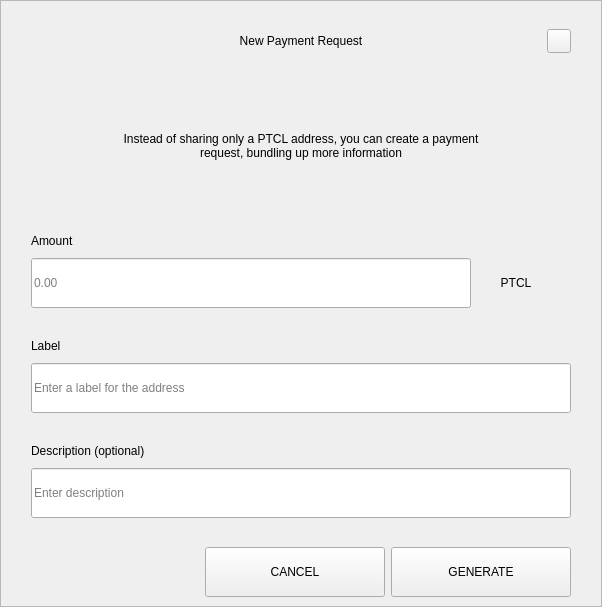
<?xml version="1.0" encoding="UTF-8"?>
<ui version="4.0">
 <class>RequestDialog</class>
 <widget class="QDialog" name="RequestDialog">
  <property name="geometry">
   <rect>
    <x>0</x>
    <y>0</y>
    <width>602</width>
    <height>607</height>
   </rect>
  </property>
  <property name="windowTitle">
   <string>Dialog</string>
  </property>
  <layout class="QVBoxLayout" name="verticalLayout_5">
   <property name="spacing">
    <number>0</number>
   </property>
   <property name="leftMargin">
    <number>0</number>
   </property>
   <property name="topMargin">
    <number>0</number>
   </property>
   <property name="rightMargin">
    <number>0</number>
   </property>
   <property name="bottomMargin">
    <number>0</number>
   </property>
   <item>
    <widget class="QFrame" name="frame">
     <property name="styleSheet">
      <string notr="true"/>
     </property>
     <property name="frameShape">
      <enum>QFrame::StyledPanel</enum>
     </property>
     <property name="frameShadow">
      <enum>QFrame::Raised</enum>
     </property>
     <layout class="QVBoxLayout" name="verticalLayout_4" stretch="1,0,0">
      <property name="spacing">
       <number>0</number>
      </property>
      <property name="leftMargin">
       <number>30</number>
      </property>
      <property name="topMargin">
       <number>20</number>
      </property>
      <property name="rightMargin">
       <number>30</number>
      </property>
      <property name="bottomMargin">
       <number>0</number>
      </property>
      <item>
       <layout class="QHBoxLayout" name="horizontalLayout_3">
        <property name="spacing">
         <number>0</number>
        </property>
        <item>
         <spacer name="horizontalSpacer_21">
          <property name="orientation">
           <enum>Qt::Horizontal</enum>
          </property>
          <property name="sizeHint" stdset="0">
           <size>
            <width>40</width>
            <height>20</height>
           </size>
          </property>
         </spacer>
        </item>
        <item>
         <widget class="QLabel" name="labelTitle">
          <property name="minimumSize">
           <size>
            <width>0</width>
            <height>40</height>
           </size>
          </property>
          <property name="maximumSize">
           <size>
            <width>16777215</width>
            <height>40</height>
           </size>
          </property>
          <property name="styleSheet">
           <string notr="true">padding-left:24px;</string>
          </property>
          <property name="text">
           <string>New Payment Request</string>
          </property>
          <property name="alignment">
           <set>Qt::AlignCenter</set>
          </property>
          <property name="margin">
           <number>7</number>
          </property>
         </widget>
        </item>
        <item>
         <spacer name="horizontalSpacer">
          <property name="orientation">
           <enum>Qt::Horizontal</enum>
          </property>
          <property name="sizeHint" stdset="0">
           <size>
            <width>40</width>
            <height>20</height>
           </size>
          </property>
         </spacer>
        </item>
        <item>
         <widget class="QPushButton" name="btnEsc">
          <property name="minimumSize">
           <size>
            <width>24</width>
            <height>24</height>
           </size>
          </property>
          <property name="maximumSize">
           <size>
            <width>24</width>
            <height>24</height>
           </size>
          </property>
          <property name="focusPolicy">
           <enum>Qt::NoFocus</enum>
          </property>
          <property name="text">
           <string/>
          </property>
         </widget>
        </item>
       </layout>
      </item>
      <item>
       <widget class="QStackedWidget" name="stack">
        <property name="minimumSize">
         <size>
          <width>540</width>
          <height>0</height>
         </size>
        </property>
        <property name="maximumSize">
         <size>
          <width>540</width>
          <height>16777215</height>
         </size>
        </property>
        <property name="currentIndex">
         <number>0</number>
        </property>
        <widget class="QWidget" name="page_1">
         <property name="minimumSize">
          <size>
           <width>540</width>
           <height>0</height>
          </size>
         </property>
         <property name="maximumSize">
          <size>
           <width>540</width>
           <height>16777215</height>
          </size>
         </property>
         <layout class="QVBoxLayout" name="layout1">
          <property name="spacing">
           <number>0</number>
          </property>
          <property name="leftMargin">
           <number>0</number>
          </property>
          <property name="topMargin">
           <number>0</number>
          </property>
          <property name="rightMargin">
           <number>0</number>
          </property>
          <property name="bottomMargin">
           <number>0</number>
          </property>
          <item>
           <spacer name="verticalSpacer_21">
            <property name="orientation">
             <enum>Qt::Vertical</enum>
            </property>
            <property name="sizeType">
             <enum>QSizePolicy::Fixed</enum>
            </property>
            <property name="sizeHint" stdset="0">
             <size>
              <width>20</width>
              <height>30</height>
             </size>
            </property>
           </spacer>
          </item>
          <item alignment="Qt::AlignHCenter">
           <widget class="QLabel" name="labelMessage">
            <property name="minimumSize">
             <size>
              <width>400</width>
              <height>50</height>
             </size>
            </property>
            <property name="text">
             <string>Instead of sharing only a PTCL address, you can create a payment request, bundling up more information</string>
            </property>
            <property name="alignment">
             <set>Qt::AlignCenter</set>
            </property>
            <property name="wordWrap">
             <bool>true</bool>
            </property>
           </widget>
          </item>
          <item alignment="Qt::AlignBottom">
           <widget class="QWidget" name="containerAmount" native="true">
            <layout class="QVBoxLayout" name="verticalLayout">
             <property name="spacing">
              <number>9</number>
             </property>
             <property name="leftMargin">
              <number>0</number>
             </property>
             <property name="topMargin">
              <number>0</number>
             </property>
             <property name="rightMargin">
              <number>0</number>
             </property>
             <property name="bottomMargin">
              <number>0</number>
             </property>
             <item>
              <widget class="QLabel" name="labelSubtitleAmount">
               <property name="minimumSize">
                <size>
                 <width>350</width>
                 <height>16</height>
                </size>
               </property>
               <property name="maximumSize">
                <size>
                 <width>16777215</width>
                 <height>16</height>
                </size>
               </property>
               <property name="text">
                <string>Amount</string>
               </property>
              </widget>
             </item>
             <item alignment="Qt::AlignTop">
              <widget class="QWidget" name="layoutAmount" native="true">
               <layout class="QHBoxLayout" name="horizontalLayout" stretch="2,0">
                <property name="spacing">
                 <number>0</number>
                </property>
                <property name="leftMargin">
                 <number>0</number>
                </property>
                <property name="topMargin">
                 <number>0</number>
                </property>
                <property name="rightMargin">
                 <number>0</number>
                </property>
                <property name="bottomMargin">
                 <number>0</number>
                </property>
                <item>
                 <widget class="QLineEdit" name="lineEditAmount">
                  <property name="minimumSize">
                   <size>
                    <width>0</width>
                    <height>50</height>
                   </size>
                  </property>
                  <property name="maximumSize">
                   <size>
                    <width>16777215</width>
                    <height>50</height>
                   </size>
                  </property>
                  <property name="placeholderText">
                   <string notr="true">0.00</string>
                  </property>
                 </widget>
                </item>
                <item>
                 <widget class="QWidget" name="comboContainer" native="true">
                  <property name="minimumSize">
                   <size>
                    <width>100</width>
                    <height>50</height>
                   </size>
                  </property>
                  <property name="maximumSize">
                   <size>
                    <width>16777215</width>
                    <height>50</height>
                   </size>
                  </property>
                  <layout class="QHBoxLayout" name="horizontalLayout_31">
                   <property name="spacing">
                    <number>0</number>
                   </property>
                   <property name="leftMargin">
                    <number>0</number>
                   </property>
                   <property name="topMargin">
                    <number>0</number>
                   </property>
                   <property name="rightMargin">
                    <number>10</number>
                   </property>
                   <property name="bottomMargin">
                    <number>0</number>
                   </property>
                   <item>
                    <widget class="QLabel" name="comboBoxCoin">
                     <property name="text">
                      <string>PTCL</string>
                     </property>
                     <property name="alignment">
                      <set>Qt::AlignCenter</set>
                     </property>
                    </widget>
                   </item>
                  </layout>
                 </widget>
                </item>
               </layout>
              </widget>
             </item>
            </layout>
           </widget>
          </item>
          <item>
           <spacer name="verticalSpacer_31">
            <property name="orientation">
             <enum>Qt::Vertical</enum>
            </property>
            <property name="sizeType">
             <enum>QSizePolicy::Fixed</enum>
            </property>
            <property name="sizeHint" stdset="0">
             <size>
              <width>20</width>
              <height>30</height>
             </size>
            </property>
           </spacer>
          </item>
          <item>
           <layout class="QVBoxLayout" name="verticalLayoutLabel">
            <property name="spacing">
             <number>9</number>
            </property>
            <item>
             <widget class="QLabel" name="labelSubtitleLabel">
              <property name="minimumSize">
               <size>
                <width>0</width>
                <height>16</height>
               </size>
              </property>
              <property name="maximumSize">
               <size>
                <width>16777215</width>
                <height>16</height>
               </size>
              </property>
              <property name="text">
               <string>Label</string>
              </property>
             </widget>
            </item>
            <item>
             <widget class="QLineEdit" name="lineEditLabel">
              <property name="minimumSize">
               <size>
                <width>0</width>
                <height>50</height>
               </size>
              </property>
              <property name="maximumSize">
               <size>
                <width>16777215</width>
                <height>50</height>
               </size>
              </property>
              <property name="placeholderText">
               <string>Enter a label for the address</string>
              </property>
             </widget>
            </item>
           </layout>
          </item>
          <item>
           <spacer name="verticalSpacer_34">
            <property name="orientation">
             <enum>Qt::Vertical</enum>
            </property>
            <property name="sizeType">
             <enum>QSizePolicy::Fixed</enum>
            </property>
            <property name="sizeHint" stdset="0">
             <size>
              <width>20</width>
              <height>30</height>
             </size>
            </property>
           </spacer>
          </item>
          <item>
           <layout class="QVBoxLayout" name="verticalLayoutDescription">
            <property name="spacing">
             <number>9</number>
            </property>
            <item>
             <widget class="QLabel" name="labelSubtitleDescription">
              <property name="minimumSize">
               <size>
                <width>0</width>
                <height>16</height>
               </size>
              </property>
              <property name="maximumSize">
               <size>
                <width>16777215</width>
                <height>16</height>
               </size>
              </property>
              <property name="text">
               <string>Description (optional)</string>
              </property>
             </widget>
            </item>
            <item>
             <widget class="QLineEdit" name="lineEditDescription">
              <property name="minimumSize">
               <size>
                <width>0</width>
                <height>50</height>
               </size>
              </property>
              <property name="maximumSize">
               <size>
                <width>16777215</width>
                <height>50</height>
               </size>
              </property>
              <property name="placeholderText">
               <string>Enter description</string>
              </property>
             </widget>
            </item>
            <item>
             <spacer name="verticalSpacer_4">
              <property name="orientation">
               <enum>Qt::Vertical</enum>
              </property>
              <property name="sizeType">
               <enum>QSizePolicy::Fixed</enum>
              </property>
              <property name="sizeHint" stdset="0">
               <size>
                <width>20</width>
                <height>20</height>
               </size>
              </property>
             </spacer>
            </item>
           </layout>
          </item>
         </layout>
        </widget>
        <widget class="QWidget" name="page_2">
         <layout class="QVBoxLayout" name="layout2">
          <item>
           <spacer name="verticalSpacer_5">
            <property name="orientation">
             <enum>Qt::Vertical</enum>
            </property>
            <property name="sizeType">
             <enum>QSizePolicy::Fixed</enum>
            </property>
            <property name="sizeHint" stdset="0">
             <size>
              <width>20</width>
              <height>50</height>
             </size>
            </property>
           </spacer>
          </item>
          <item alignment="Qt::AlignHCenter">
           <widget class="QLabel" name="labelQrImg">
            <property name="minimumSize">
             <size>
              <width>260</width>
              <height>260</height>
             </size>
            </property>
            <property name="maximumSize">
             <size>
              <width>260</width>
              <height>260</height>
             </size>
            </property>
            <property name="text">
             <string/>
            </property>
            <property name="alignment">
             <set>Qt::AlignCenter</set>
            </property>
           </widget>
          </item>
          <item>
           <spacer name="verticalSpacer_2">
            <property name="orientation">
             <enum>Qt::Vertical</enum>
            </property>
            <property name="sizeType">
             <enum>QSizePolicy::Fixed</enum>
            </property>
            <property name="sizeHint" stdset="0">
             <size>
              <width>20</width>
              <height>30</height>
             </size>
            </property>
           </spacer>
          </item>
          <item alignment="Qt::AlignHCenter">
           <widget class="QLabel" name="labelAddress">
            <property name="text">
             <string>D7VFR83SQbiezrW72hjcWJtcfip5krte2Z </string>
            </property>
           </widget>
          </item>
          <item>
           <spacer name="verticalSpacer_32">
            <property name="orientation">
             <enum>Qt::Vertical</enum>
            </property>
            <property name="sizeType">
             <enum>QSizePolicy::Expanding</enum>
            </property>
            <property name="sizeHint" stdset="0">
             <size>
              <width>20</width>
              <height>20</height>
             </size>
            </property>
           </spacer>
          </item>
          <item>
           <layout class="QHBoxLayout" name="horizontal">
            <property name="leftMargin">
             <number>20</number>
            </property>
            <property name="rightMargin">
             <number>20</number>
            </property>
            <property name="bottomMargin">
             <number>20</number>
            </property>
            <item>
             <spacer name="horizontalSpacer_4">
              <property name="orientation">
               <enum>Qt::Horizontal</enum>
              </property>
              <property name="sizeHint" stdset="0">
               <size>
                <width>40</width>
                <height>20</height>
               </size>
              </property>
             </spacer>
            </item>
            <item>
             <widget class="QPushButton" name="btnCopyAddress">
              <property name="minimumSize">
               <size>
                <width>180</width>
                <height>50</height>
               </size>
              </property>
              <property name="text">
               <string>COPY ADDRESS</string>
              </property>
             </widget>
            </item>
            <item>
             <widget class="QPushButton" name="btnCopyUrl">
              <property name="minimumSize">
               <size>
                <width>180</width>
                <height>50</height>
               </size>
              </property>
              <property name="text">
               <string>COPY URL</string>
              </property>
             </widget>
            </item>
            <item>
             <spacer name="horizontalSpacer_2">
              <property name="orientation">
               <enum>Qt::Horizontal</enum>
              </property>
              <property name="sizeHint" stdset="0">
               <size>
                <width>40</width>
                <height>20</height>
               </size>
              </property>
             </spacer>
            </item>
           </layout>
          </item>
         </layout>
        </widget>
       </widget>
      </item>
      <item>
       <widget class="QWidget" name="buttonsStack" native="true">
        <layout class="QHBoxLayout" name="horizontalLayout_5">
         <property name="leftMargin">
          <number>20</number>
         </property>
         <property name="rightMargin">
          <number>0</number>
         </property>
         <item>
          <spacer name="horizontalSpacer_41">
           <property name="orientation">
            <enum>Qt::Horizontal</enum>
           </property>
           <property name="sizeHint" stdset="0">
            <size>
             <width>40</width>
             <height>20</height>
            </size>
           </property>
          </spacer>
         </item>
         <item>
          <widget class="QPushButton" name="btnCancel">
           <property name="minimumSize">
            <size>
             <width>180</width>
             <height>50</height>
            </size>
           </property>
           <property name="focusPolicy">
            <enum>Qt::NoFocus</enum>
           </property>
           <property name="text">
            <string>CANCEL</string>
           </property>
          </widget>
         </item>
         <item>
          <widget class="QPushButton" name="btnSave">
           <property name="minimumSize">
            <size>
             <width>180</width>
             <height>50</height>
            </size>
           </property>
           <property name="focusPolicy">
            <enum>Qt::NoFocus</enum>
           </property>
           <property name="text">
            <string>GENERATE</string>
           </property>
          </widget>
         </item>
        </layout>
       </widget>
      </item>
     </layout>
    </widget>
   </item>
  </layout>
 </widget>
 <resources/>
 <connections/>
</ui>
